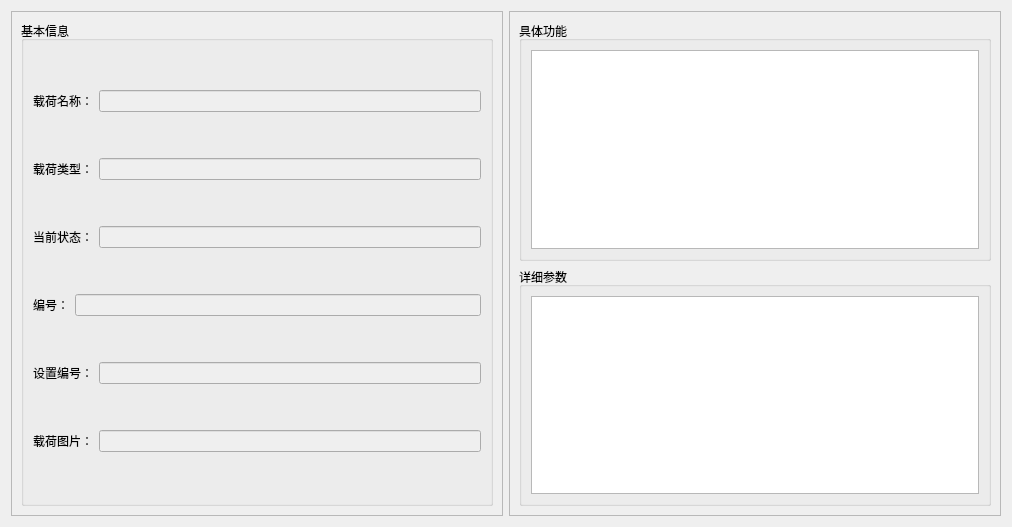
<?xml version="1.0" encoding="UTF-8"?>
<ui version="4.0">
 <class>LoadquipInformation</class>
 <widget class="QWidget" name="LoadquipInformation">
  <property name="geometry">
   <rect>
    <x>0</x>
    <y>0</y>
    <width>1012</width>
    <height>527</height>
   </rect>
  </property>
  <property name="windowTitle">
   <string>载荷详细信息</string>
  </property>
  <layout class="QHBoxLayout" name="horizontalLayout">
   <item>
    <widget class="QScrollArea" name="scrollArea">
     <property name="widgetResizable">
      <bool>true</bool>
     </property>
     <widget class="QWidget" name="scrollAreaWidgetContents">
      <property name="geometry">
       <rect>
        <x>0</x>
        <y>0</y>
        <width>492</width>
        <height>507</height>
       </rect>
      </property>
      <layout class="QVBoxLayout" name="verticalLayout_2">
       <item>
        <widget class="QGroupBox" name="groupBox_3">
         <property name="title">
          <string>基本信息</string>
         </property>
         <layout class="QVBoxLayout" name="verticalLayout_4">
          <item>
           <layout class="QHBoxLayout" name="horizontalLayout_24">
            <item>
             <widget class="QLabel" name="label_45">
              <property name="text">
               <string>载荷名称：</string>
              </property>
             </widget>
            </item>
            <item>
             <widget class="QLineEdit" name="lineEditName">
              <property name="enabled">
               <bool>false</bool>
              </property>
              <property name="text">
               <string/>
              </property>
             </widget>
            </item>
           </layout>
          </item>
          <item>
           <layout class="QHBoxLayout" name="horizontalLayout_32">
            <item>
             <widget class="QLabel" name="label_46">
              <property name="text">
               <string>载荷类型：</string>
              </property>
             </widget>
            </item>
            <item>
             <widget class="QLineEdit" name="lineEditType">
              <property name="enabled">
               <bool>false</bool>
              </property>
              <property name="text">
               <string/>
              </property>
             </widget>
            </item>
           </layout>
          </item>
          <item>
           <layout class="QHBoxLayout" name="horizontalLayout_33">
            <item>
             <widget class="QLabel" name="label_47">
              <property name="text">
               <string>当前状态：</string>
              </property>
             </widget>
            </item>
            <item>
             <widget class="QLineEdit" name="lineEditState">
              <property name="enabled">
               <bool>false</bool>
              </property>
              <property name="text">
               <string/>
              </property>
             </widget>
            </item>
           </layout>
          </item>
          <item>
           <layout class="QHBoxLayout" name="horizontalLayout_34">
            <item>
             <widget class="QLabel" name="label_48">
              <property name="text">
               <string>编号：</string>
              </property>
             </widget>
            </item>
            <item>
             <widget class="QLineEdit" name="lineEditNumber">
              <property name="enabled">
               <bool>false</bool>
              </property>
              <property name="text">
               <string/>
              </property>
             </widget>
            </item>
           </layout>
          </item>
          <item>
           <layout class="QHBoxLayout" name="horizontalLayout_35">
            <item>
             <widget class="QLabel" name="label_49">
              <property name="text">
               <string>设置编号：</string>
              </property>
             </widget>
            </item>
            <item>
             <widget class="QLineEdit" name="lineEditDeviceNumber">
              <property name="enabled">
               <bool>false</bool>
              </property>
              <property name="text">
               <string/>
              </property>
             </widget>
            </item>
           </layout>
          </item>
          <item>
           <layout class="QHBoxLayout" name="horizontalLayout_36">
            <item>
             <widget class="QLabel" name="label_50">
              <property name="text">
               <string>载荷图片：</string>
              </property>
             </widget>
            </item>
            <item>
             <widget class="QLineEdit" name="lineEditImage">
              <property name="enabled">
               <bool>false</bool>
              </property>
              <property name="text">
               <string/>
              </property>
             </widget>
            </item>
           </layout>
          </item>
         </layout>
        </widget>
       </item>
      </layout>
     </widget>
    </widget>
   </item>
   <item>
    <widget class="QScrollArea" name="scrollArea_2">
     <property name="widgetResizable">
      <bool>true</bool>
     </property>
     <widget class="QWidget" name="scrollAreaWidgetContents_2">
      <property name="geometry">
       <rect>
        <x>0</x>
        <y>0</y>
        <width>492</width>
        <height>507</height>
       </rect>
      </property>
      <layout class="QVBoxLayout" name="verticalLayout">
       <item>
        <widget class="QGroupBox" name="groupBox_4">
         <property name="title">
          <string>具体功能</string>
         </property>
         <layout class="QVBoxLayout" name="verticalLayout_3">
          <item>
           <widget class="QListWidget" name="listWidgetFunctions"/>
          </item>
         </layout>
        </widget>
       </item>
       <item>
        <widget class="QGroupBox" name="groupBox_5">
         <property name="title">
          <string>详细参数</string>
         </property>
         <layout class="QVBoxLayout" name="verticalLayout_5">
          <item>
           <widget class="QListWidget" name="listWidgetDetailParameter"/>
          </item>
         </layout>
        </widget>
       </item>
      </layout>
     </widget>
    </widget>
   </item>
  </layout>
 </widget>
 <resources/>
 <connections/>
</ui>
